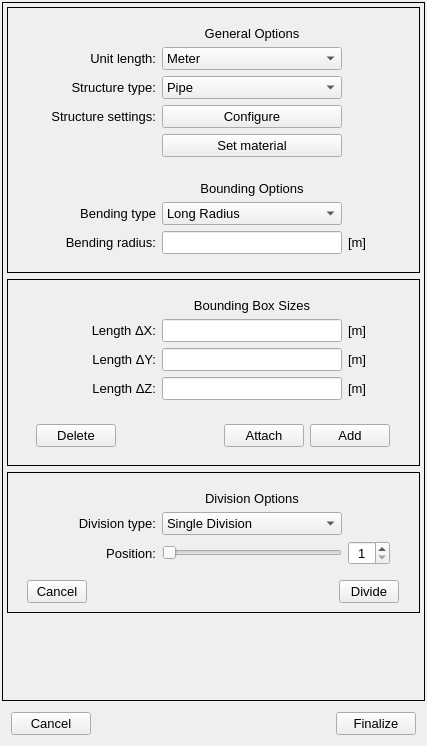
<?xml version="1.0" encoding="UTF-8"?>
<ui version="4.0">
 <class>Form</class>
 <widget class="QWidget" name="Form">
  <property name="geometry">
   <rect>
    <x>0</x>
    <y>0</y>
    <width>427</width>
    <height>746</height>
   </rect>
  </property>
  <property name="windowTitle">
   <string>Form</string>
  </property>
  <layout class="QVBoxLayout" name="verticalLayout_2">
   <property name="spacing">
    <number>2</number>
   </property>
   <property name="leftMargin">
    <number>2</number>
   </property>
   <property name="topMargin">
    <number>2</number>
   </property>
   <property name="rightMargin">
    <number>2</number>
   </property>
   <property name="bottomMargin">
    <number>2</number>
   </property>
   <item>
    <widget class="QScrollArea" name="scrollArea">
     <property name="frameShape">
      <enum>QFrame::Box</enum>
     </property>
     <property name="frameShadow">
      <enum>QFrame::Plain</enum>
     </property>
     <property name="widgetResizable">
      <bool>true</bool>
     </property>
     <widget class="QWidget" name="scrollAreaWidgetContents">
      <property name="geometry">
       <rect>
        <x>0</x>
        <y>0</y>
        <width>421</width>
        <height>706</height>
       </rect>
      </property>
      <layout class="QGridLayout" name="gridLayout_4">
       <property name="leftMargin">
        <number>4</number>
       </property>
       <property name="topMargin">
        <number>4</number>
       </property>
       <property name="rightMargin">
        <number>4</number>
       </property>
       <property name="bottomMargin">
        <number>4</number>
       </property>
       <item row="3" column="0">
        <spacer name="verticalSpacer">
         <property name="orientation">
          <enum>Qt::Vertical</enum>
         </property>
         <property name="sizeHint" stdset="0">
          <size>
           <width>20</width>
           <height>40</height>
          </size>
         </property>
        </spacer>
       </item>
       <item row="1" column="0">
        <widget class="QFrame" name="frame_3">
         <property name="frameShape">
          <enum>QFrame::Box</enum>
         </property>
         <property name="frameShadow">
          <enum>QFrame::Plain</enum>
         </property>
         <layout class="QGridLayout" name="gridLayout_6">
          <item row="0" column="1">
           <widget class="QFrame" name="frame_bounding_box_sizes">
            <property name="frameShape">
             <enum>QFrame::NoFrame</enum>
            </property>
            <property name="frameShadow">
             <enum>QFrame::Raised</enum>
            </property>
            <layout class="QGridLayout" name="gridLayout">
             <item row="1" column="2">
              <widget class="QLineEdit" name="x_line_edit">
               <property name="minimumSize">
                <size>
                 <width>180</width>
                 <height>0</height>
                </size>
               </property>
               <property name="maximumSize">
                <size>
                 <width>180</width>
                 <height>16777215</height>
                </size>
               </property>
               <property name="font">
                <font>
                 <pointsize>10</pointsize>
                </font>
               </property>
              </widget>
             </item>
             <item row="1" column="3">
              <widget class="QLabel" name="unity_x_label">
               <property name="minimumSize">
                <size>
                 <width>42</width>
                 <height>0</height>
                </size>
               </property>
               <property name="maximumSize">
                <size>
                 <width>42</width>
                 <height>16777215</height>
                </size>
               </property>
               <property name="font">
                <font>
                 <pointsize>10</pointsize>
                </font>
               </property>
               <property name="text">
                <string>[m]</string>
               </property>
              </widget>
             </item>
             <item row="1" column="1">
              <widget class="QLabel" name="dx_label">
               <property name="minimumSize">
                <size>
                 <width>120</width>
                 <height>0</height>
                </size>
               </property>
               <property name="maximumSize">
                <size>
                 <width>120</width>
                 <height>16777215</height>
                </size>
               </property>
               <property name="font">
                <font>
                 <pointsize>10</pointsize>
                </font>
               </property>
               <property name="text">
                <string>Length ΔX:</string>
               </property>
               <property name="alignment">
                <set>Qt::AlignRight|Qt::AlignTrailing|Qt::AlignVCenter</set>
               </property>
              </widget>
             </item>
             <item row="2" column="2">
              <widget class="QLineEdit" name="y_line_edit">
               <property name="minimumSize">
                <size>
                 <width>180</width>
                 <height>0</height>
                </size>
               </property>
               <property name="maximumSize">
                <size>
                 <width>180</width>
                 <height>16777215</height>
                </size>
               </property>
               <property name="font">
                <font>
                 <pointsize>10</pointsize>
                </font>
               </property>
              </widget>
             </item>
             <item row="2" column="1">
              <widget class="QLabel" name="dy_label">
               <property name="minimumSize">
                <size>
                 <width>120</width>
                 <height>0</height>
                </size>
               </property>
               <property name="maximumSize">
                <size>
                 <width>120</width>
                 <height>16777215</height>
                </size>
               </property>
               <property name="font">
                <font>
                 <pointsize>10</pointsize>
                </font>
               </property>
               <property name="text">
                <string>Length ΔY:</string>
               </property>
               <property name="alignment">
                <set>Qt::AlignRight|Qt::AlignTrailing|Qt::AlignVCenter</set>
               </property>
              </widget>
             </item>
             <item row="3" column="2">
              <widget class="QLineEdit" name="z_line_edit">
               <property name="minimumSize">
                <size>
                 <width>180</width>
                 <height>0</height>
                </size>
               </property>
               <property name="maximumSize">
                <size>
                 <width>180</width>
                 <height>16777215</height>
                </size>
               </property>
               <property name="font">
                <font>
                 <pointsize>10</pointsize>
                </font>
               </property>
              </widget>
             </item>
             <item row="3" column="1">
              <widget class="QLabel" name="dz_label">
               <property name="minimumSize">
                <size>
                 <width>120</width>
                 <height>0</height>
                </size>
               </property>
               <property name="maximumSize">
                <size>
                 <width>120</width>
                 <height>16777215</height>
                </size>
               </property>
               <property name="font">
                <font>
                 <pointsize>10</pointsize>
                </font>
               </property>
               <property name="text">
                <string>Length ΔZ:</string>
               </property>
               <property name="alignment">
                <set>Qt::AlignRight|Qt::AlignTrailing|Qt::AlignVCenter</set>
               </property>
              </widget>
             </item>
             <item row="3" column="3">
              <widget class="QLabel" name="unity_z_label">
               <property name="minimumSize">
                <size>
                 <width>42</width>
                 <height>0</height>
                </size>
               </property>
               <property name="maximumSize">
                <size>
                 <width>42</width>
                 <height>16777215</height>
                </size>
               </property>
               <property name="font">
                <font>
                 <pointsize>10</pointsize>
                </font>
               </property>
               <property name="text">
                <string>[m]</string>
               </property>
              </widget>
             </item>
             <item row="2" column="3">
              <widget class="QLabel" name="unity_y_label">
               <property name="minimumSize">
                <size>
                 <width>42</width>
                 <height>0</height>
                </size>
               </property>
               <property name="maximumSize">
                <size>
                 <width>42</width>
                 <height>16777215</height>
                </size>
               </property>
               <property name="font">
                <font>
                 <pointsize>10</pointsize>
                </font>
               </property>
               <property name="text">
                <string>[m]</string>
               </property>
              </widget>
             </item>
             <item row="0" column="2">
              <widget class="QLabel" name="sizes_coords_label">
               <property name="font">
                <font>
                 <pointsize>10</pointsize>
                 <weight>50</weight>
                 <bold>false</bold>
                </font>
               </property>
               <property name="text">
                <string>Bounding Box Sizes</string>
               </property>
               <property name="alignment">
                <set>Qt::AlignCenter</set>
               </property>
              </widget>
             </item>
            </layout>
           </widget>
          </item>
          <item row="1" column="1">
           <widget class="QFrame" name="remove_attach_add_frame">
            <property name="frameShape">
             <enum>QFrame::NoFrame</enum>
            </property>
            <property name="frameShadow">
             <enum>QFrame::Raised</enum>
            </property>
            <layout class="QHBoxLayout" name="horizontalLayout">
             <item>
              <widget class="QPushButton" name="delete_button">
               <property name="font">
                <font>
                 <pointsize>10</pointsize>
                </font>
               </property>
               <property name="text">
                <string>Delete</string>
               </property>
               <property name="shortcut">
                <string>Del</string>
               </property>
              </widget>
             </item>
             <item>
              <spacer name="horizontalSpacer">
               <property name="orientation">
                <enum>Qt::Horizontal</enum>
               </property>
               <property name="sizeHint" stdset="0">
                <size>
                 <width>40</width>
                 <height>20</height>
                </size>
               </property>
              </spacer>
             </item>
             <item>
              <widget class="QPushButton" name="attach_button">
               <property name="font">
                <font>
                 <pointsize>10</pointsize>
                </font>
               </property>
               <property name="text">
                <string>Attach</string>
               </property>
              </widget>
             </item>
             <item>
              <widget class="QPushButton" name="add_button">
               <property name="font">
                <font>
                 <pointsize>10</pointsize>
                </font>
               </property>
               <property name="text">
                <string>Add</string>
               </property>
               <property name="shortcut">
                <string>Return</string>
               </property>
              </widget>
             </item>
            </layout>
           </widget>
          </item>
          <item row="0" column="0">
           <spacer name="horizontalSpacer_8">
            <property name="orientation">
             <enum>Qt::Horizontal</enum>
            </property>
            <property name="sizeHint" stdset="0">
             <size>
              <width>40</width>
              <height>20</height>
             </size>
            </property>
           </spacer>
          </item>
          <item row="0" column="2">
           <spacer name="horizontalSpacer_7">
            <property name="orientation">
             <enum>Qt::Horizontal</enum>
            </property>
            <property name="sizeHint" stdset="0">
             <size>
              <width>40</width>
              <height>20</height>
             </size>
            </property>
           </spacer>
          </item>
         </layout>
        </widget>
       </item>
       <item row="2" column="0">
        <widget class="QFrame" name="frame_4">
         <property name="frameShape">
          <enum>QFrame::Box</enum>
         </property>
         <property name="frameShadow">
          <enum>QFrame::Plain</enum>
         </property>
         <layout class="QGridLayout" name="gridLayout_7">
          <item row="1" column="1">
           <widget class="QFrame" name="frame_5">
            <property name="frameShape">
             <enum>QFrame::NoFrame</enum>
            </property>
            <property name="frameShadow">
             <enum>QFrame::Raised</enum>
            </property>
            <layout class="QHBoxLayout" name="horizontalLayout_3">
             <property name="leftMargin">
              <number>0</number>
             </property>
             <property name="topMargin">
              <number>0</number>
             </property>
             <property name="rightMargin">
              <number>0</number>
             </property>
             <property name="bottomMargin">
              <number>0</number>
             </property>
             <item>
              <widget class="QPushButton" name="cancel_division_button">
               <property name="minimumSize">
                <size>
                 <width>60</width>
                 <height>0</height>
                </size>
               </property>
               <property name="maximumSize">
                <size>
                 <width>60</width>
                 <height>16777215</height>
                </size>
               </property>
               <property name="font">
                <font>
                 <pointsize>10</pointsize>
                </font>
               </property>
               <property name="text">
                <string>Cancel</string>
               </property>
              </widget>
             </item>
             <item>
              <spacer name="horizontalSpacer_11">
               <property name="orientation">
                <enum>Qt::Horizontal</enum>
               </property>
               <property name="sizeHint" stdset="0">
                <size>
                 <width>40</width>
                 <height>20</height>
                </size>
               </property>
              </spacer>
             </item>
             <item>
              <widget class="QPushButton" name="apply_division_button">
               <property name="minimumSize">
                <size>
                 <width>60</width>
                 <height>0</height>
                </size>
               </property>
               <property name="maximumSize">
                <size>
                 <width>60</width>
                 <height>16777215</height>
                </size>
               </property>
               <property name="font">
                <font>
                 <pointsize>10</pointsize>
                </font>
               </property>
               <property name="text">
                <string>Divide</string>
               </property>
              </widget>
             </item>
            </layout>
           </widget>
          </item>
          <item row="0" column="1">
           <widget class="QFrame" name="frame_division_options">
            <property name="frameShape">
             <enum>QFrame::NoFrame</enum>
            </property>
            <property name="frameShadow">
             <enum>QFrame::Raised</enum>
            </property>
            <layout class="QGridLayout" name="gridLayout_3">
             <item row="2" column="1">
              <widget class="QSlider" name="division_slider">
               <property name="minimumSize">
                <size>
                 <width>180</width>
                 <height>0</height>
                </size>
               </property>
               <property name="maximumSize">
                <size>
                 <width>180</width>
                 <height>16777215</height>
                </size>
               </property>
               <property name="minimum">
                <number>1</number>
               </property>
               <property name="maximum">
                <number>10</number>
               </property>
               <property name="orientation">
                <enum>Qt::Horizontal</enum>
               </property>
              </widget>
             </item>
             <item row="2" column="0">
              <widget class="QLabel" name="division_slider_label">
               <property name="minimumSize">
                <size>
                 <width>120</width>
                 <height>0</height>
                </size>
               </property>
               <property name="maximumSize">
                <size>
                 <width>120</width>
                 <height>16777215</height>
                </size>
               </property>
               <property name="font">
                <font>
                 <pointsize>10</pointsize>
                </font>
               </property>
               <property name="text">
                <string>Position:</string>
               </property>
               <property name="alignment">
                <set>Qt::AlignRight|Qt::AlignTrailing|Qt::AlignVCenter</set>
               </property>
              </widget>
             </item>
             <item row="0" column="1">
              <widget class="QLabel" name="general_options_label_2">
               <property name="font">
                <font>
                 <pointsize>10</pointsize>
                 <weight>50</weight>
                 <bold>false</bold>
                </font>
               </property>
               <property name="text">
                <string>Division Options</string>
               </property>
               <property name="alignment">
                <set>Qt::AlignCenter</set>
               </property>
              </widget>
             </item>
             <item row="1" column="1">
              <widget class="QComboBox" name="division_combobox">
               <property name="minimumSize">
                <size>
                 <width>180</width>
                 <height>0</height>
                </size>
               </property>
               <property name="maximumSize">
                <size>
                 <width>180</width>
                 <height>16777215</height>
                </size>
               </property>
               <property name="font">
                <font>
                 <pointsize>10</pointsize>
                </font>
               </property>
               <item>
                <property name="text">
                 <string>Single Division</string>
                </property>
               </item>
               <item>
                <property name="text">
                 <string>Multiple Division</string>
                </property>
               </item>
              </widget>
             </item>
             <item row="1" column="0">
              <widget class="QLabel" name="label">
               <property name="minimumSize">
                <size>
                 <width>120</width>
                 <height>0</height>
                </size>
               </property>
               <property name="maximumSize">
                <size>
                 <width>120</width>
                 <height>16777215</height>
                </size>
               </property>
               <property name="font">
                <font>
                 <pointsize>10</pointsize>
                </font>
               </property>
               <property name="text">
                <string>Division type:</string>
               </property>
               <property name="alignment">
                <set>Qt::AlignRight|Qt::AlignTrailing|Qt::AlignVCenter</set>
               </property>
              </widget>
             </item>
             <item row="2" column="2">
              <widget class="QSpinBox" name="division_amount_spinbox">
               <property name="minimumSize">
                <size>
                 <width>42</width>
                 <height>0</height>
                </size>
               </property>
               <property name="maximumSize">
                <size>
                 <width>42</width>
                 <height>16777215</height>
                </size>
               </property>
               <property name="font">
                <font>
                 <pointsize>10</pointsize>
                </font>
               </property>
               <property name="alignment">
                <set>Qt::AlignCenter</set>
               </property>
               <property name="minimum">
                <number>1</number>
               </property>
              </widget>
             </item>
            </layout>
           </widget>
          </item>
          <item row="0" column="2">
           <spacer name="horizontalSpacer_10">
            <property name="orientation">
             <enum>Qt::Horizontal</enum>
            </property>
            <property name="sizeHint" stdset="0">
             <size>
              <width>40</width>
              <height>20</height>
             </size>
            </property>
           </spacer>
          </item>
          <item row="0" column="0">
           <spacer name="horizontalSpacer_9">
            <property name="orientation">
             <enum>Qt::Horizontal</enum>
            </property>
            <property name="sizeHint" stdset="0">
             <size>
              <width>40</width>
              <height>20</height>
             </size>
            </property>
           </spacer>
          </item>
         </layout>
        </widget>
       </item>
       <item row="0" column="0">
        <widget class="QFrame" name="frame_2">
         <property name="frameShape">
          <enum>QFrame::Box</enum>
         </property>
         <property name="frameShadow">
          <enum>QFrame::Plain</enum>
         </property>
         <layout class="QGridLayout" name="gridLayout_8">
          <item row="0" column="1">
           <widget class="QFrame" name="frame_general_options">
            <property name="frameShape">
             <enum>QFrame::NoFrame</enum>
            </property>
            <property name="frameShadow">
             <enum>QFrame::Raised</enum>
            </property>
            <layout class="QGridLayout" name="gridLayout_2">
             <item row="5" column="2">
              <widget class="QPushButton" name="configure_button">
               <property name="minimumSize">
                <size>
                 <width>180</width>
                 <height>0</height>
                </size>
               </property>
               <property name="maximumSize">
                <size>
                 <width>180</width>
                 <height>1677215</height>
                </size>
               </property>
               <property name="font">
                <font>
                 <pointsize>10</pointsize>
                </font>
               </property>
               <property name="text">
                <string>Configure</string>
               </property>
              </widget>
             </item>
             <item row="1" column="1">
              <widget class="QLabel" name="unit_label">
               <property name="minimumSize">
                <size>
                 <width>120</width>
                 <height>0</height>
                </size>
               </property>
               <property name="maximumSize">
                <size>
                 <width>120</width>
                 <height>16777215</height>
                </size>
               </property>
               <property name="font">
                <font>
                 <pointsize>10</pointsize>
                </font>
               </property>
               <property name="text">
                <string>Unit length:</string>
               </property>
               <property name="alignment">
                <set>Qt::AlignRight|Qt::AlignTrailing|Qt::AlignVCenter</set>
               </property>
              </widget>
             </item>
             <item row="5" column="1">
              <widget class="QLabel" name="structure_type_label_2">
               <property name="minimumSize">
                <size>
                 <width>120</width>
                 <height>0</height>
                </size>
               </property>
               <property name="maximumSize">
                <size>
                 <width>120</width>
                 <height>16777215</height>
                </size>
               </property>
               <property name="font">
                <font>
                 <pointsize>10</pointsize>
                </font>
               </property>
               <property name="text">
                <string>Structure settings:</string>
               </property>
               <property name="alignment">
                <set>Qt::AlignRight|Qt::AlignTrailing|Qt::AlignVCenter</set>
               </property>
              </widget>
             </item>
             <item row="1" column="3">
              <widget class="QLabel" name="bending_radius_unity_label_2">
               <property name="minimumSize">
                <size>
                 <width>42</width>
                 <height>0</height>
                </size>
               </property>
               <property name="maximumSize">
                <size>
                 <width>42</width>
                 <height>16777215</height>
                </size>
               </property>
               <property name="font">
                <font>
                 <pointsize>10</pointsize>
                </font>
               </property>
               <property name="text">
                <string/>
               </property>
              </widget>
             </item>
             <item row="6" column="2">
              <widget class="QPushButton" name="set_material_button">
               <property name="minimumSize">
                <size>
                 <width>180</width>
                 <height>0</height>
                </size>
               </property>
               <property name="maximumSize">
                <size>
                 <width>180</width>
                 <height>1677215</height>
                </size>
               </property>
               <property name="font">
                <font>
                 <pointsize>10</pointsize>
                </font>
               </property>
               <property name="text">
                <string>Set material</string>
               </property>
              </widget>
             </item>
             <item row="1" column="2">
              <widget class="QComboBox" name="unit_combobox">
               <property name="sizePolicy">
                <sizepolicy hsizetype="Expanding" vsizetype="Fixed">
                 <horstretch>0</horstretch>
                 <verstretch>0</verstretch>
                </sizepolicy>
               </property>
               <property name="minimumSize">
                <size>
                 <width>180</width>
                 <height>0</height>
                </size>
               </property>
               <property name="maximumSize">
                <size>
                 <width>180</width>
                 <height>1677215</height>
                </size>
               </property>
               <property name="font">
                <font>
                 <pointsize>10</pointsize>
                </font>
               </property>
               <item>
                <property name="text">
                 <string>Meter</string>
                </property>
               </item>
               <item>
                <property name="text">
                 <string>Milimeter</string>
                </property>
               </item>
               <item>
                <property name="text">
                 <string>Inch</string>
                </property>
               </item>
              </widget>
             </item>
             <item row="4" column="1">
              <widget class="QLabel" name="structure_type_label">
               <property name="minimumSize">
                <size>
                 <width>120</width>
                 <height>0</height>
                </size>
               </property>
               <property name="maximumSize">
                <size>
                 <width>120</width>
                 <height>16777215</height>
                </size>
               </property>
               <property name="font">
                <font>
                 <pointsize>10</pointsize>
                </font>
               </property>
               <property name="text">
                <string>Structure type:</string>
               </property>
               <property name="alignment">
                <set>Qt::AlignRight|Qt::AlignTrailing|Qt::AlignVCenter</set>
               </property>
              </widget>
             </item>
             <item row="4" column="2">
              <widget class="QComboBox" name="structure_combobox">
               <property name="sizePolicy">
                <sizepolicy hsizetype="Expanding" vsizetype="Fixed">
                 <horstretch>0</horstretch>
                 <verstretch>0</verstretch>
                </sizepolicy>
               </property>
               <property name="minimumSize">
                <size>
                 <width>180</width>
                 <height>0</height>
                </size>
               </property>
               <property name="maximumSize">
                <size>
                 <width>180</width>
                 <height>1677215</height>
                </size>
               </property>
               <property name="font">
                <font>
                 <pointsize>10</pointsize>
                </font>
               </property>
               <item>
                <property name="text">
                 <string>Pipe</string>
                </property>
               </item>
               <item>
                <property name="text">
                 <string>Flange</string>
                </property>
               </item>
               <item>
                <property name="text">
                 <string>Reducer</string>
                </property>
               </item>
               <item>
                <property name="text">
                 <string>Circular Beam</string>
                </property>
               </item>
               <item>
                <property name="text">
                 <string>Rectangular Beam</string>
                </property>
               </item>
               <item>
                <property name="text">
                 <string>I-Beam</string>
                </property>
               </item>
               <item>
                <property name="text">
                 <string>T-Beam</string>
                </property>
               </item>
               <item>
                <property name="text">
                 <string>C-Beam</string>
                </property>
               </item>
               <item>
                <property name="text">
                 <string>Expansion Joint</string>
                </property>
               </item>
               <item>
                <property name="text">
                 <string>Valve</string>
                </property>
               </item>
               <item>
                <property name="text">
                 <string>Point</string>
                </property>
               </item>
              </widget>
             </item>
             <item row="0" column="2">
              <widget class="QLabel" name="general_options_label">
               <property name="font">
                <font>
                 <pointsize>10</pointsize>
                 <weight>50</weight>
                 <bold>false</bold>
                </font>
               </property>
               <property name="text">
                <string>General Options</string>
               </property>
               <property name="alignment">
                <set>Qt::AlignCenter</set>
               </property>
              </widget>
             </item>
            </layout>
           </widget>
          </item>
          <item row="1" column="1">
           <widget class="QFrame" name="frame_bending_options">
            <property name="frameShape">
             <enum>QFrame::NoFrame</enum>
            </property>
            <property name="frameShadow">
             <enum>QFrame::Raised</enum>
            </property>
            <layout class="QGridLayout" name="gridLayout_5">
             <item row="2" column="1">
              <widget class="QLabel" name="bending_radius_label">
               <property name="minimumSize">
                <size>
                 <width>120</width>
                 <height>0</height>
                </size>
               </property>
               <property name="maximumSize">
                <size>
                 <width>120</width>
                 <height>16777215</height>
                </size>
               </property>
               <property name="font">
                <font>
                 <pointsize>10</pointsize>
                </font>
               </property>
               <property name="text">
                <string>Bending radius:</string>
               </property>
               <property name="alignment">
                <set>Qt::AlignRight|Qt::AlignTrailing|Qt::AlignVCenter</set>
               </property>
              </widget>
             </item>
             <item row="1" column="1">
              <widget class="QLabel" name="bending_options_label">
               <property name="minimumSize">
                <size>
                 <width>120</width>
                 <height>0</height>
                </size>
               </property>
               <property name="maximumSize">
                <size>
                 <width>120</width>
                 <height>16777215</height>
                </size>
               </property>
               <property name="font">
                <font>
                 <pointsize>10</pointsize>
                </font>
               </property>
               <property name="text">
                <string>Bending type</string>
               </property>
               <property name="alignment">
                <set>Qt::AlignRight|Qt::AlignTrailing|Qt::AlignVCenter</set>
               </property>
              </widget>
             </item>
             <item row="2" column="3">
              <widget class="QLabel" name="bending_radius_unity_label">
               <property name="minimumSize">
                <size>
                 <width>42</width>
                 <height>0</height>
                </size>
               </property>
               <property name="maximumSize">
                <size>
                 <width>42</width>
                 <height>16777215</height>
                </size>
               </property>
               <property name="font">
                <font>
                 <pointsize>10</pointsize>
                </font>
               </property>
               <property name="text">
                <string>[m]</string>
               </property>
              </widget>
             </item>
             <item row="2" column="2">
              <widget class="QLineEdit" name="bending_radius_line_edit">
               <property name="minimumSize">
                <size>
                 <width>180</width>
                 <height>0</height>
                </size>
               </property>
               <property name="maximumSize">
                <size>
                 <width>180</width>
                 <height>16777215</height>
                </size>
               </property>
               <property name="font">
                <font>
                 <pointsize>10</pointsize>
                </font>
               </property>
              </widget>
             </item>
             <item row="1" column="2">
              <widget class="QComboBox" name="bending_options_combobox">
               <property name="minimumSize">
                <size>
                 <width>180</width>
                 <height>0</height>
                </size>
               </property>
               <property name="maximumSize">
                <size>
                 <width>180</width>
                 <height>16777215</height>
                </size>
               </property>
               <property name="font">
                <font>
                 <pointsize>10</pointsize>
                </font>
               </property>
               <item>
                <property name="text">
                 <string>Long Radius</string>
                </property>
               </item>
               <item>
                <property name="text">
                 <string>Short Radius</string>
                </property>
               </item>
               <item>
                <property name="text">
                 <string>User-Defined</string>
                </property>
               </item>
               <item>
                <property name="text">
                 <string>Disabled</string>
                </property>
               </item>
              </widget>
             </item>
             <item row="0" column="2">
              <widget class="QLabel" name="sizes_coords_label_2">
               <property name="font">
                <font>
                 <pointsize>10</pointsize>
                 <weight>50</weight>
                 <bold>false</bold>
                </font>
               </property>
               <property name="text">
                <string>Bounding Options</string>
               </property>
               <property name="alignment">
                <set>Qt::AlignCenter</set>
               </property>
              </widget>
             </item>
            </layout>
           </widget>
          </item>
          <item row="1" column="0">
           <spacer name="horizontalSpacer_4">
            <property name="orientation">
             <enum>Qt::Horizontal</enum>
            </property>
            <property name="sizeHint" stdset="0">
             <size>
              <width>40</width>
              <height>20</height>
             </size>
            </property>
           </spacer>
          </item>
          <item row="0" column="0">
           <spacer name="horizontalSpacer_6">
            <property name="orientation">
             <enum>Qt::Horizontal</enum>
            </property>
            <property name="sizeHint" stdset="0">
             <size>
              <width>40</width>
              <height>20</height>
             </size>
            </property>
           </spacer>
          </item>
          <item row="0" column="2">
           <spacer name="horizontalSpacer_5">
            <property name="orientation">
             <enum>Qt::Horizontal</enum>
            </property>
            <property name="sizeHint" stdset="0">
             <size>
              <width>40</width>
              <height>20</height>
             </size>
            </property>
           </spacer>
          </item>
          <item row="1" column="2">
           <spacer name="horizontalSpacer_3">
            <property name="orientation">
             <enum>Qt::Horizontal</enum>
            </property>
            <property name="sizeHint" stdset="0">
             <size>
              <width>40</width>
              <height>20</height>
             </size>
            </property>
           </spacer>
          </item>
         </layout>
        </widget>
       </item>
      </layout>
     </widget>
    </widget>
   </item>
   <item>
    <widget class="QFrame" name="frame">
     <property name="frameShape">
      <enum>QFrame::NoFrame</enum>
     </property>
     <property name="frameShadow">
      <enum>QFrame::Raised</enum>
     </property>
     <layout class="QHBoxLayout" name="horizontalLayout_2">
      <item>
       <widget class="QPushButton" name="cancel_button">
        <property name="sizePolicy">
         <sizepolicy hsizetype="Preferred" vsizetype="Fixed">
          <horstretch>0</horstretch>
          <verstretch>0</verstretch>
         </sizepolicy>
        </property>
        <property name="font">
         <font>
          <pointsize>10</pointsize>
         </font>
        </property>
        <property name="text">
         <string>Cancel</string>
        </property>
       </widget>
      </item>
      <item>
       <spacer name="horizontalSpacer_2">
        <property name="orientation">
         <enum>Qt::Horizontal</enum>
        </property>
        <property name="sizeHint" stdset="0">
         <size>
          <width>40</width>
          <height>20</height>
         </size>
        </property>
       </spacer>
      </item>
      <item>
       <widget class="QPushButton" name="finalize_button">
        <property name="sizePolicy">
         <sizepolicy hsizetype="Preferred" vsizetype="Fixed">
          <horstretch>0</horstretch>
          <verstretch>0</verstretch>
         </sizepolicy>
        </property>
        <property name="font">
         <font>
          <pointsize>10</pointsize>
         </font>
        </property>
        <property name="text">
         <string>Finalize</string>
        </property>
        <property name="shortcut">
         <string>Ctrl+Return</string>
        </property>
       </widget>
      </item>
     </layout>
    </widget>
   </item>
  </layout>
  <action name="select_all_action">
   <property name="text">
    <string>Select All</string>
   </property>
   <property name="shortcut">
    <string>Ctrl+A</string>
   </property>
  </action>
 </widget>
 <tabstops>
  <tabstop>delete_button</tabstop>
  <tabstop>attach_button</tabstop>
  <tabstop>add_button</tabstop>
 </tabstops>
 <resources/>
 <connections/>
</ui>
